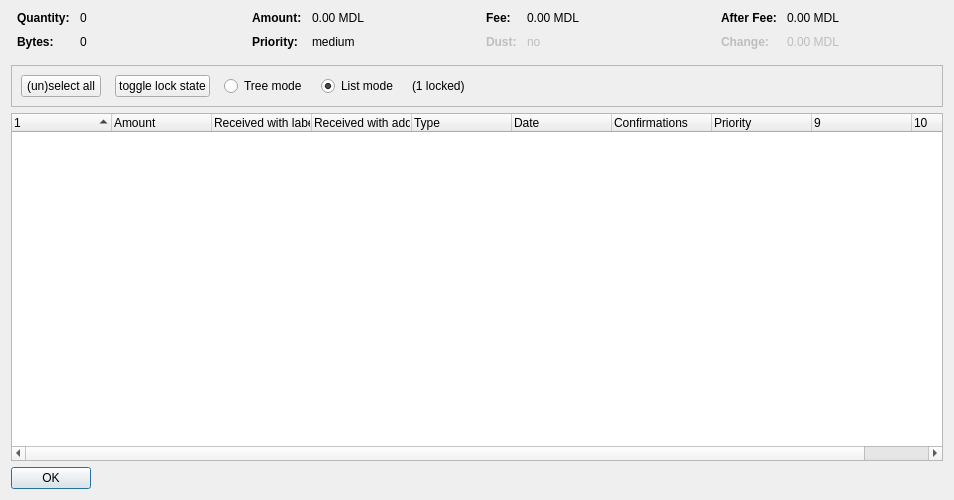
<?xml version="1.0" encoding="UTF-8"?>
<ui version="4.0">
 <class>CoinControlDialog</class>
 <widget class="QDialog" name="CoinControlDialog">
  <property name="geometry">
   <rect>
    <x>0</x>
    <y>0</y>
    <width>954</width>
    <height>500</height>
   </rect>
  </property>
  <property name="windowTitle">
   <string>Coin Selection</string>
  </property>
  <layout class="QVBoxLayout" name="verticalLayout">
   <item>
    <layout class="QHBoxLayout" name="horizontalLayoutTop" stretch="0,0,0,0">
     <property name="topMargin">
      <number>0</number>
     </property>
     <property name="bottomMargin">
      <number>10</number>
     </property>
     <item>
      <layout class="QFormLayout" name="formLayoutCoinControl1">
       <property name="horizontalSpacing">
        <number>10</number>
       </property>
       <property name="verticalSpacing">
        <number>10</number>
       </property>
       <property name="leftMargin">
        <number>6</number>
       </property>
       <property name="rightMargin">
        <number>6</number>
       </property>
       <item row="0" column="0">
        <widget class="QLabel" name="labelCoinControlQuantityText">
         <property name="font">
          <font>
           <weight>75</weight>
           <bold>true</bold>
          </font>
         </property>
         <property name="text">
          <string>Quantity:</string>
         </property>
        </widget>
       </item>
       <item row="0" column="1">
        <widget class="QLabel" name="labelCoinControlQuantity">
         <property name="cursor">
          <cursorShape>IBeamCursor</cursorShape>
         </property>
         <property name="contextMenuPolicy">
          <enum>Qt::ActionsContextMenu</enum>
         </property>
         <property name="text">
          <string notr="true">0</string>
         </property>
         <property name="textInteractionFlags">
          <set>Qt::LinksAccessibleByMouse|Qt::TextSelectableByKeyboard|Qt::TextSelectableByMouse</set>
         </property>
        </widget>
       </item>
       <item row="1" column="0">
        <widget class="QLabel" name="labelCoinControlBytesText">
         <property name="font">
          <font>
           <weight>75</weight>
           <bold>true</bold>
          </font>
         </property>
         <property name="text">
          <string>Bytes:</string>
         </property>
        </widget>
       </item>
       <item row="1" column="1">
        <widget class="QLabel" name="labelCoinControlBytes">
         <property name="cursor">
          <cursorShape>IBeamCursor</cursorShape>
         </property>
         <property name="contextMenuPolicy">
          <enum>Qt::ActionsContextMenu</enum>
         </property>
         <property name="text">
          <string notr="true">0</string>
         </property>
         <property name="textInteractionFlags">
          <set>Qt::LinksAccessibleByMouse|Qt::TextSelectableByKeyboard|Qt::TextSelectableByMouse</set>
         </property>
        </widget>
       </item>
      </layout>
     </item>
     <item>
      <layout class="QFormLayout" name="formLayoutCoinControl2">
       <property name="horizontalSpacing">
        <number>10</number>
       </property>
       <property name="verticalSpacing">
        <number>10</number>
       </property>
       <property name="leftMargin">
        <number>6</number>
       </property>
       <property name="rightMargin">
        <number>6</number>
       </property>
       <item row="0" column="0">
        <widget class="QLabel" name="labelCoinControlAmountText">
         <property name="font">
          <font>
           <weight>75</weight>
           <bold>true</bold>
          </font>
         </property>
         <property name="text">
          <string>Amount:</string>
         </property>
        </widget>
       </item>
       <item row="0" column="1">
        <widget class="QLabel" name="labelCoinControlAmount">
         <property name="cursor">
          <cursorShape>IBeamCursor</cursorShape>
         </property>
         <property name="contextMenuPolicy">
          <enum>Qt::ActionsContextMenu</enum>
         </property>
         <property name="text">
          <string notr="true">0.00 MDL</string>
         </property>
         <property name="textInteractionFlags">
          <set>Qt::LinksAccessibleByMouse|Qt::TextSelectableByKeyboard|Qt::TextSelectableByMouse</set>
         </property>
        </widget>
       </item>
       <item row="1" column="0">
        <widget class="QLabel" name="labelCoinControlPriorityText">
         <property name="font">
          <font>
           <weight>75</weight>
           <bold>true</bold>
          </font>
         </property>
         <property name="text">
          <string>Priority:</string>
         </property>
        </widget>
       </item>
       <item row="1" column="1">
        <widget class="QLabel" name="labelCoinControlPriority">
         <property name="cursor">
          <cursorShape>IBeamCursor</cursorShape>
         </property>
         <property name="contextMenuPolicy">
          <enum>Qt::ActionsContextMenu</enum>
         </property>
         <property name="text">
          <string>medium</string>
         </property>
         <property name="textInteractionFlags">
          <set>Qt::LinksAccessibleByMouse|Qt::TextSelectableByKeyboard|Qt::TextSelectableByMouse</set>
         </property>
        </widget>
       </item>
      </layout>
     </item>
     <item>
      <layout class="QFormLayout" name="formLayoutCoinControl3">
       <property name="horizontalSpacing">
        <number>10</number>
       </property>
       <property name="verticalSpacing">
        <number>10</number>
       </property>
       <property name="leftMargin">
        <number>6</number>
       </property>
       <property name="rightMargin">
        <number>6</number>
       </property>
       <item row="0" column="0">
        <widget class="QLabel" name="labelCoinControlFeeText">
         <property name="font">
          <font>
           <weight>75</weight>
           <bold>true</bold>
          </font>
         </property>
         <property name="text">
          <string>Fee:</string>
         </property>
        </widget>
       </item>
       <item row="0" column="1">
        <widget class="QLabel" name="labelCoinControlFee">
         <property name="cursor">
          <cursorShape>IBeamCursor</cursorShape>
         </property>
         <property name="contextMenuPolicy">
          <enum>Qt::ActionsContextMenu</enum>
         </property>
         <property name="text">
          <string notr="true">0.00 MDL</string>
         </property>
         <property name="textInteractionFlags">
          <set>Qt::LinksAccessibleByMouse|Qt::TextSelectableByKeyboard|Qt::TextSelectableByMouse</set>
         </property>
        </widget>
       </item>
       <item row="1" column="0">
        <widget class="QLabel" name="labelCoinControlLowOutputText">
         <property name="enabled">
          <bool>false</bool>
         </property>
         <property name="font">
          <font>
           <weight>75</weight>
           <bold>true</bold>
          </font>
         </property>
         <property name="text">
          <string>Dust:</string>
         </property>
        </widget>
       </item>
       <item row="1" column="1">
        <widget class="QLabel" name="labelCoinControlLowOutput">
         <property name="enabled">
          <bool>false</bool>
         </property>
         <property name="cursor">
          <cursorShape>IBeamCursor</cursorShape>
         </property>
         <property name="contextMenuPolicy">
          <enum>Qt::ActionsContextMenu</enum>
         </property>
         <property name="text">
          <string>no</string>
         </property>
         <property name="textInteractionFlags">
          <set>Qt::LinksAccessibleByMouse|Qt::TextSelectableByKeyboard|Qt::TextSelectableByMouse</set>
         </property>
        </widget>
       </item>
      </layout>
     </item>
     <item>
      <layout class="QFormLayout" name="formLayoutCoinControl4">
       <property name="horizontalSpacing">
        <number>10</number>
       </property>
       <property name="verticalSpacing">
        <number>10</number>
       </property>
       <property name="leftMargin">
        <number>6</number>
       </property>
       <property name="rightMargin">
        <number>6</number>
       </property>
       <item row="0" column="0">
        <widget class="QLabel" name="labelCoinControlAfterFeeText">
         <property name="font">
          <font>
           <weight>75</weight>
           <bold>true</bold>
          </font>
         </property>
         <property name="text">
          <string>After Fee:</string>
         </property>
        </widget>
       </item>
       <item row="0" column="1">
        <widget class="QLabel" name="labelCoinControlAfterFee">
         <property name="cursor">
          <cursorShape>IBeamCursor</cursorShape>
         </property>
         <property name="contextMenuPolicy">
          <enum>Qt::ActionsContextMenu</enum>
         </property>
         <property name="text">
          <string notr="true">0.00 MDL</string>
         </property>
         <property name="textInteractionFlags">
          <set>Qt::LinksAccessibleByMouse|Qt::TextSelectableByKeyboard|Qt::TextSelectableByMouse</set>
         </property>
        </widget>
       </item>
       <item row="1" column="0">
        <widget class="QLabel" name="labelCoinControlChangeText">
         <property name="enabled">
          <bool>false</bool>
         </property>
         <property name="font">
          <font>
           <weight>75</weight>
           <bold>true</bold>
          </font>
         </property>
         <property name="text">
          <string>Change:</string>
         </property>
        </widget>
       </item>
       <item row="1" column="1">
        <widget class="QLabel" name="labelCoinControlChange">
         <property name="enabled">
          <bool>false</bool>
         </property>
         <property name="cursor">
          <cursorShape>IBeamCursor</cursorShape>
         </property>
         <property name="contextMenuPolicy">
          <enum>Qt::ActionsContextMenu</enum>
         </property>
         <property name="text">
          <string notr="true">0.00 MDL</string>
         </property>
         <property name="textInteractionFlags">
          <set>Qt::LinksAccessibleByMouse|Qt::TextSelectableByKeyboard|Qt::TextSelectableByMouse</set>
         </property>
        </widget>
       </item>
      </layout>
     </item>
    </layout>
   </item>
   <item>
    <widget class="QFrame" name="frame">
     <property name="minimumSize">
      <size>
       <width>0</width>
       <height>40</height>
      </size>
     </property>
     <property name="frameShape">
      <enum>QFrame::StyledPanel</enum>
     </property>
     <property name="frameShadow">
      <enum>QFrame::Sunken</enum>
     </property>
     <layout class="QHBoxLayout" name="horizontalLayout">
      <item>
       <layout class="QHBoxLayout" name="horizontalLayoutPanel" stretch="0,0,0,0,0,0">
        <property name="spacing">
         <number>14</number>
        </property>
        <item>
         <widget class="QPushButton" name="pushButtonSelectAll">
          <property name="sizePolicy">
           <sizepolicy hsizetype="Maximum" vsizetype="Fixed">
            <horstretch>0</horstretch>
            <verstretch>0</verstretch>
           </sizepolicy>
          </property>
          <property name="text">
           <string>(un)select all</string>
          </property>
          <property name="autoDefault">
           <bool>false</bool>
          </property>
         </widget>
        </item>
        <item>
         <widget class="QPushButton" name="pushButtonToggleLock">
          <property name="sizePolicy">
           <sizepolicy hsizetype="Maximum" vsizetype="Fixed">
            <horstretch>0</horstretch>
            <verstretch>0</verstretch>
           </sizepolicy>
          </property>
          <property name="text">
           <string>toggle lock state</string>
          </property>
          <property name="autoDefault">
           <bool>false</bool>
          </property>
         </widget>
        </item>
        <item>
         <widget class="QRadioButton" name="radioTreeMode">
          <property name="sizePolicy">
           <sizepolicy hsizetype="Maximum" vsizetype="Fixed">
            <horstretch>0</horstretch>
            <verstretch>0</verstretch>
           </sizepolicy>
          </property>
          <property name="text">
           <string>Tree mode</string>
          </property>
         </widget>
        </item>
        <item>
         <widget class="QRadioButton" name="radioListMode">
          <property name="sizePolicy">
           <sizepolicy hsizetype="Maximum" vsizetype="Fixed">
            <horstretch>0</horstretch>
            <verstretch>0</verstretch>
           </sizepolicy>
          </property>
          <property name="text">
           <string>List mode</string>
          </property>
          <property name="checked">
           <bool>true</bool>
          </property>
         </widget>
        </item>
        <item>
         <widget class="QLabel" name="labelLocked">
          <property name="text">
           <string>(1 locked)</string>
          </property>
         </widget>
        </item>
        <item>
         <spacer name="horizontalSpacer">
          <property name="orientation">
           <enum>Qt::Horizontal</enum>
          </property>
          <property name="sizeHint" stdset="0">
           <size>
            <width>40</width>
            <height>20</height>
           </size>
          </property>
         </spacer>
        </item>
       </layout>
      </item>
     </layout>
    </widget>
   </item>
   <item>
    <widget class="CoinControlTreeWidget" name="treeWidget">
     <property name="contextMenuPolicy">
      <enum>Qt::CustomContextMenu</enum>
     </property>
     <property name="sortingEnabled">
      <bool>false</bool>
     </property>
     <property name="columnCount">
      <number>10</number>
     </property>
     <attribute name="headerShowSortIndicator" stdset="0">
      <bool>true</bool>
     </attribute>
     <attribute name="headerStretchLastSection">
      <bool>false</bool>
     </attribute>
     <column>
      <property name="text">
       <string/>
      </property>
     </column>
     <column>
      <property name="text">
       <string>Amount</string>
      </property>
     </column>
     <column>
      <property name="text">
       <string>Received with label</string>
      </property>
     </column>
     <column>
      <property name="text">
       <string>Received with address</string>
      </property>
     </column>
     <column>
      <property name="text">
       <string>Type</string>
      </property>
     </column>
     <column>
      <property name="text">
       <string>Date</string>
      </property>
     </column>
     <column>
      <property name="text">
       <string>Confirmations</string>
      </property>
      <property name="toolTip">
       <string>Confirmed</string>
      </property>
     </column>
     <column>
      <property name="text">
       <string>Priority</string>
      </property>
     </column>
     <column>
      <property name="text">
       <string/>
      </property>
     </column>
     <column>
      <property name="text">
       <string/>
      </property>
     </column>
    </widget>
   </item>
   <item>
    <widget class="QDialogButtonBox" name="buttonBox">
     <property name="sizePolicy">
      <sizepolicy hsizetype="Maximum" vsizetype="Fixed">
       <horstretch>0</horstretch>
       <verstretch>0</verstretch>
      </sizepolicy>
     </property>
     <property name="orientation">
      <enum>Qt::Horizontal</enum>
     </property>
     <property name="standardButtons">
      <set>QDialogButtonBox::Ok</set>
     </property>
    </widget>
   </item>
  </layout>
 </widget>
 <customwidgets>
  <customwidget>
   <class>CoinControlTreeWidget</class>
   <extends>QTreeWidget</extends>
   <header>coincontroltreewidget.h</header>
  </customwidget>
 </customwidgets>
 <resources/>
 <connections/>
</ui>
